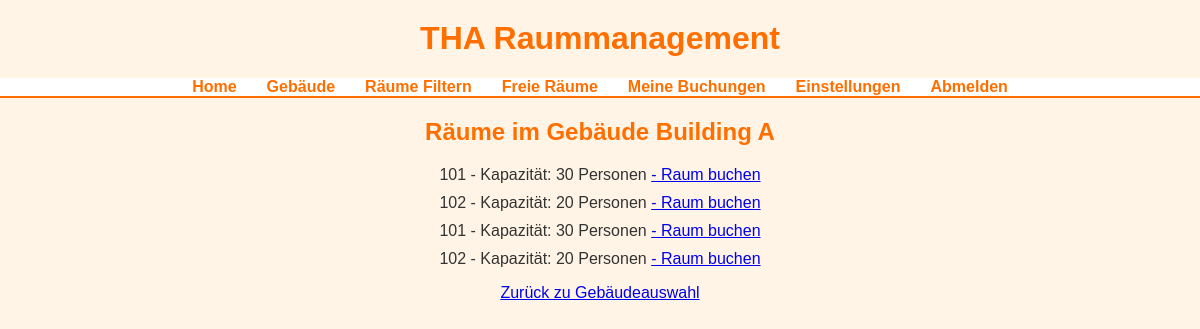
Screenshot of /buildings/A/rooms/ (signed in) with the database file from the repository.
### rooms/models.py (models this page shows)
class Building(models.Model):
    id = models.CharField(max_length=10, primary_key=True)
    name = models.CharField(max_length=100)
    floor_count = models.IntegerField()

class Room(models.Model):
    number = models.CharField(max_length=50)
    capacity = models.IntegerField()
    equipment = models.TextField()
    building = models.ForeignKey(Building, on_delete=models.CASCADE)

### rooms/views.py (the view)
# urls.py: path('buildings/<str:building_id>/rooms/', views.room_list, name='room_list'),
@login_required
def room_list(request, building_id):
    building = Building.objects.get(id=building_id)
    rooms = Room.objects.filter(building=building)
    return render(request, 'room_list.html', {'building': building, 'rooms': rooms})

### rooms/templates/room_list.html (shortened to what this page needs)
{% extends 'base.html' %}
{% block content %}
<h2>Räume im Gebäude {{ building.name }}</h2>
<ul>
    {% for room in rooms %}
    <li>
        {{ room.number }} - Kapazität: {{ room.capacity }} Personen
        <a href="{% url 'book_room' room.id %}">- Raum buchen</a>
    </li>
    {% endfor %}
</ul>
<a href="{% url 'building_list' %}">Zurück zu Gebäudeauswahl</a>
{% endblock %}

### rooms/static/rooms/styles.css (style rules this page uses)
body { font-family: Arial, sans-serif; margin: 0; padding: 0; background-color: #fff4e6; color: #333; text-align: center; }
h1, h2 { color: #ff6f00; margin-top: 20px; }
ul { list-style: none; padding: 0; }
ul li { margin: 10px 0; }

### rows the page displays
Building: name "Building A"
Room: number "101", capacity "30"
Room: number "102", capacity "20"
Room: number "101", capacity "30"
Room: number "102", capacity "20"
